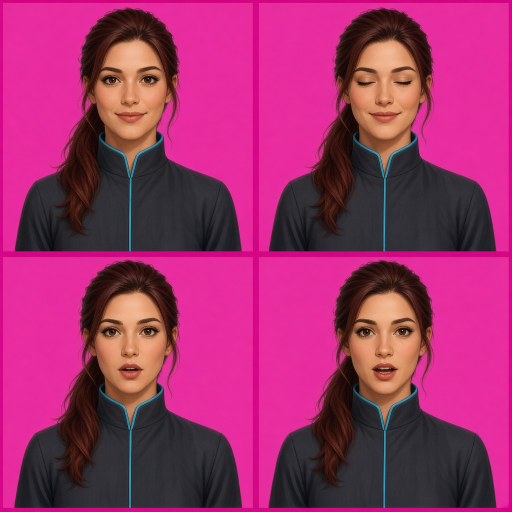
#> input picture src/shell/sweety/source-sheet.jpg, 1024 x 1024 px (shown at 1/2 size)
$ python build_layers.py
#> lines starting #> are read from the running program, lines starting #| are printed output that depends on the picture
"""Cut the expression sheet into a keyed sprite the desktop and Android apps share.

The source sheet is an original illustration generated for ADA. It is not a
photo and not someone else's artwork. Run from the repo root:

    python src/shell/sweety/build_layers.py
"""

import json
from pathlib import Path

from PIL import Image

ROOT = Path(__file__).resolve().parent
SOURCE = ROOT / "source-sheet.jpg"
OUTPUT = ROOT / "sweety-layers.png"
LAYOUT = ROOT / "layers.json"

# Native crops from the 1024 sheet. closed/open share the rest frame's origin
# offset. mid is shifted by the measured registration (sample mid at +2, -2).
FRAME_W = 454
FRAME_H = 488
ORIGINS = {
    "rest": (29, 15),
    "closed": (538, 15),
    "mid": (30, 518),
    "open": (537, 520),
}


def _keyed(image):
    """Drop the flat magenta backdrop and pull magenta spill off the edges."""
    image = image.convert("RGBA")
    pixels = image.load()
    width, height = image.size
    for y in range(height):
        for x in range(width):
            red, green, blue, alpha = pixels[x, y]
            spill = min(red, blue) - green
            magenta = red > 145 and blue > 95 and green < 150 and spill > 35 and red + blue > green * 2.1
            if not magenta:
                continue
            if spill > 90:
                pixels[x, y] = (0, 0, 0, 0)
                continue
            cover = int(255 * (spill - 35) / 55)
            kept = max(0, min(alpha, 255 - cover))
            pixels[x, y] = (min(red, green + 30), green, min(blue, green + 30), kept)
    return image


def build(source=SOURCE, output=OUTPUT, layout_path=LAYOUT):
    sheet = Image.open(source).convert("RGB")
#> sheet is the input picture: PIL image 1024x1024 RGB; mean R, G, B 156.4, 48.2, 105.5
    sprite = Image.new("RGBA", (FRAME_W * len(ORIGINS), FRAME_H), (0, 0, 0, 0))
#> sprite: PIL image 1816x488 RGBA; every value is 0
    order = ("rest", "closed", "mid", "open")
    for index, name in enumerate(order):
        left, top = ORIGINS[name]
        frame = _keyed(sheet.crop((left, top, left + FRAME_W, top + FRAME_H)))
        sprite.paste(frame, (index * FRAME_W, 0), frame)
#> this loop made 4 passes
#> pass 1, in _keyed, `image = image.convert("RGBA")`:
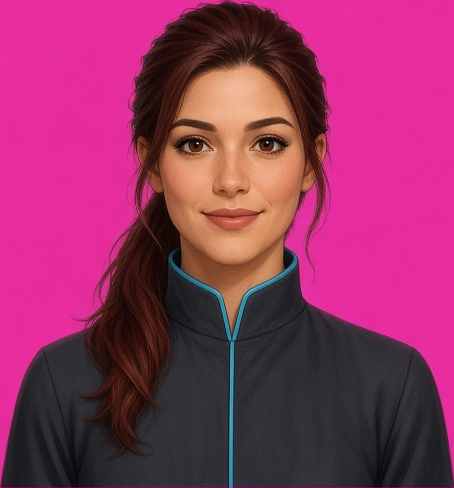
#> image: PIL image 454x488 RGBA; mean R, G, B, A 145.5, 50.7, 98.1, 255
#> pass 1, in build, `frame = _keyed(sheet.crop((left, top, left + FRAME_W, top + FRAME_H)))`:
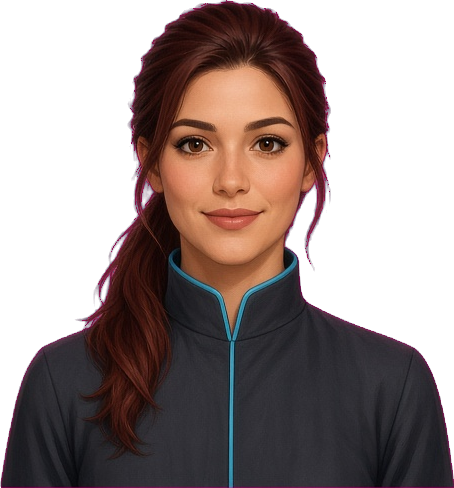
#> frame: PIL image 454x488 RGBA; mean R, G, B, A 45.3, 31.8, 30.1, 144; transparent parts drawn white
#> pass 2, in build, `frame = _keyed(sheet.crop((left, top, left + FRAME_W, top + FRAME_H)))`:
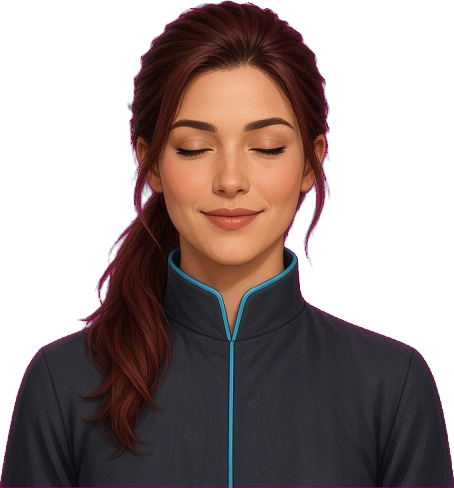
#> frame: PIL image 454x488 RGBA; mean R, G, B, A 45.7, 32.3, 30.5, 143.9; transparent parts drawn white
#> after the loop:
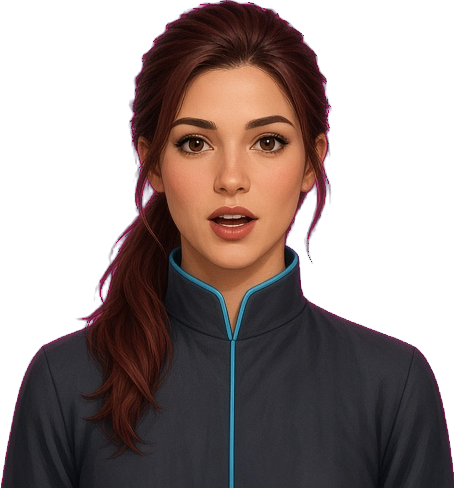
#> frame: PIL image 454x488 RGBA; mean R, G, B, A 45, 32.1, 30.4, 144.4; transparent parts drawn white
#> after the loop:
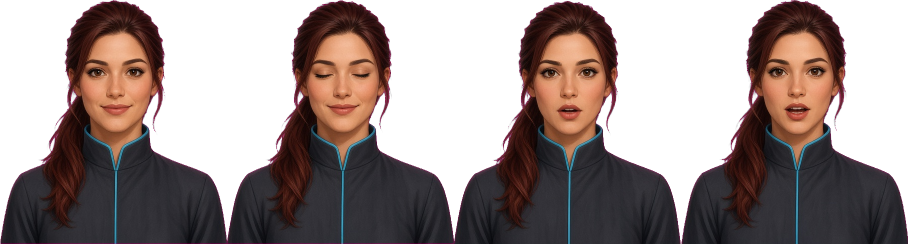
#> sprite: PIL image 1816x488 RGBA (shown at 1/2 size); mean R, G, B, A 44.4, 31.5, 29.5, 143.3; transparent parts drawn white
    output.parent.mkdir(parents=True, exist_ok=True)
    sprite.save(output, optimize=True)
    layout = {
        "version": 1,
        "image": output.name,
        "frameWidth": FRAME_W,
        "frameHeight": FRAME_H,
        "frames": {name: index for index, name in enumerate(order)},
        "eyes": {"x": 0.22, "y": 0.16, "w": 0.56, "h": 0.24},
        "mouth": {"x": 0.34, "y": 0.45, "w": 0.39, "h": 0.28},
        "accent": "#22D3EE",
        "error": "#FB7185",
        "notes": "Normalized rects are fractions of one frame. Y increases downward. The sheet order is rest, eyes closed, mouth parted, mouth open.",
    }
    layout_path.write_text(json.dumps(layout, indent=2) + "\n", encoding="utf-8")
    return sprite


if __name__ == "__main__":
    image = build()
    print(image.size, image.mode)
#| (1816, 488) RGBA
